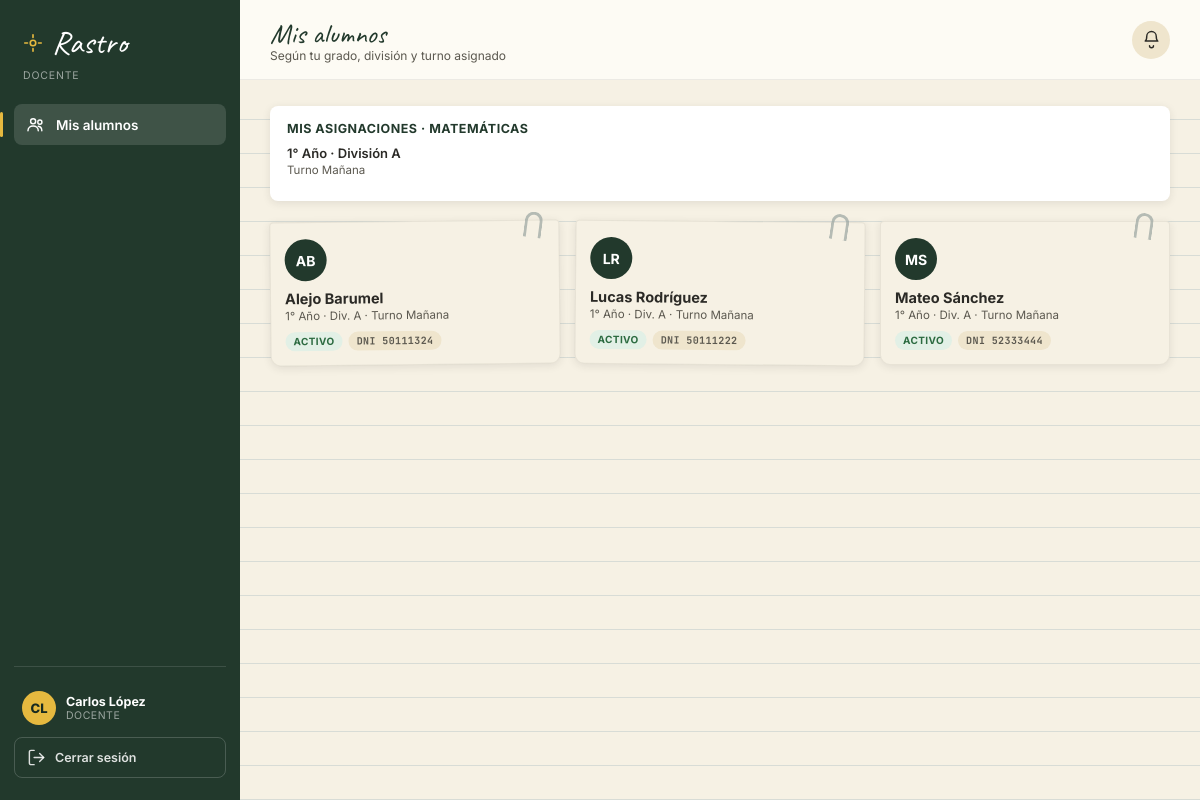
Page /docente/alumnos/ (signed in) on the committed database.
### core/models.py (models this page shows, shortened)
class Usuario(models.Model):
    ROL_DIRECTIVO = "DIRECTIVO"
    ROL_SUPERVISOR = "SUPERVISOR"
    ROL_DOCENTE = "DOCENTE"
    ROL_PADRE = "PADRE"
    ROL_CHOICES = [
        (ROL_DIRECTIVO, "Directivo"),
        (ROL_SUPERVISOR, "Supervisor"),
        (ROL_DOCENTE, "Docente"),
        (ROL_PADRE, "Padre/Tutor"),
    ]
    id_usuario = models.AutoField(primary_key=True)
    nombre_usuario = models.CharField(max_length=100, unique=True)
    contrasena = models.CharField(max_length=255)
    nombre = models.CharField(max_length=100, blank=True, null=True)
    apellido = models.CharField(max_length=100, blank=True, null=True)
    dni = models.CharField(max_length=20, unique=True)
    telefono = models.CharField(max_length=30, blank=True, null=True)
    email = models.CharField(max_length=150, blank=True, null=True)
    rol = models.CharField(max_length=20, choices=ROL_CHOICES)
    class Meta:
        db_table = "USUARIO"
    @property
    def nombre_completo(self):
        return f"{self.nombre or ''} {self.apellido or ''}".strip()
    def iniciales(self):
        n = (self.nombre or "?")[:1]
        a = (self.apellido or "?")[:1]
        return (n + a).upper()

class Docente(models.Model):
    id_docente = models.AutoField(primary_key=True)
    usuario = models.OneToOneField(Usuario, on_delete=models.CASCADE, db_column="id_usuario")
    especialidad = models.CharField(max_length=100, blank=True, null=True)
    class Meta:
        db_table = "DOCENTE"

class AsignacionDocente(models.Model):
    id_asignacion = models.AutoField(primary_key=True)
    docente = models.ForeignKey(Docente, on_delete=models.CASCADE, db_column="id_docente", related_name="asignaciones")
    grado = models.ForeignKey(Grado, on_delete=models.CASCADE, db_column="id_grado")
    division = models.ForeignKey(Division, on_delete=models.CASCADE, db_column="id_division")
    turno = models.ForeignKey(Turno, on_delete=models.CASCADE, db_column="id_turno")
    class Meta:
        db_table = "ASIGNACION_DOCENTE"

class Grado(models.Model):
    id_grado = models.AutoField(primary_key=True)
    nombre_grado = models.CharField(max_length=100)
    class Meta:
        db_table = "GRADO"

class Division(models.Model):
    id_division = models.AutoField(primary_key=True)
    nombre_division = models.CharField(max_length=50)
    grado = models.ForeignKey(Grado, on_delete=models.CASCADE, db_column="id_grado", related_name="divisiones")
    class Meta:
        db_table = "DIVISION"

class Turno(models.Model):
    id_turno = models.AutoField(primary_key=True)
    nombre_turno = models.CharField(max_length=50)
    class Meta:
        db_table = "TURNO"

class Alumno(models.Model):
    ESTADO_ACTIVO = "ACTIVO"
    ESTADO_INACTIVO = "INACTIVO"
    ESTADO_EGRESADO = "EGRESADO"
    ESTADO_BAJA = "BAJA"
    ESTADO_CHOICES = [
        (ESTADO_ACTIVO, "Activo"),
        (ESTADO_INACTIVO, "Inactivo"),
        (ESTADO_EGRESADO, "Egresado"),
        (ESTADO_BAJA, "Baja"),
    ]
    id_alumno = models.AutoField(primary_key=True)
    nombre = models.CharField(max_length=100)
    apellido = models.CharField(max_length=100)
    dni = models.CharField(max_length=20, unique=True)
    foto = models.CharField(max_length=255, blank=True, null=True)
    grado = models.ForeignKey(Grado, on_delete=models.PROTECT, db_column="id_grado")
    division = models.ForeignKey(Division, on_delete=models.PROTECT, db_column="id_division")
    turno = models.ForeignKey(Turno, on_delete=models.PROTECT, db_column="id_turno")
    estado = models.CharField(max_length=20, choices=ESTADO_CHOICES, default=ESTADO_ACTIVO)
    class Meta:
        db_table = "ALUMNO"
        ordering = ["apellido", "nombre"]
    def iniciales(self):
        return (self.nombre[:1] + self.apellido[:1]).upper()

### core/views.py (the view)
# urls.py: path("docente/alumnos/", views.docente_alumnos, name="docente_alumnos"),
@role_required(Usuario.ROL_DOCENTE)
def docente_alumnos(request):
    docente = get_object_or_404(Docente, usuario=request.usuario)
    asignaciones = docente.asignaciones.select_related("grado", "division", "turno")
    filtros = Q()
    for a in asignaciones:
        filtros |= Q(grado=a.grado, division=a.division, turno=a.turno)
    alumnos = Alumno.objects.filter(filtros).select_related("grado", "division", "turno") if asignaciones else Alumno.objects.none()
    no_leidas_por_alumno = set(
        Notificacion.objects.filter(docente=docente, leido=False).values_list("alumno_id", flat=True)
    )
    return render(request, "core/docente_alumnos.html", {
        "docente": docente, "asignaciones": asignaciones, "alumnos": alumnos,
        "no_leidas_por_alumno": no_leidas_por_alumno,
    })

### core/context_processors.py (called while the page is built)
def usuario_actual(request):
    uid = request.session.get("usuario_id")
    if not uid:
        return {}
    usuario = Usuario.objects.filter(pk=uid).first()
    if not usuario:
        return {}
    ctx = {"usuario_actual": usuario}
    if usuario.rol == Usuario.ROL_DOCENTE:
        docente = Docente.objects.filter(usuario=usuario).first()
        if docente:
            notifs = Notificacion.objects.filter(docente=docente).select_related("alumno")
            ctx["notificaciones"] = notifs[:12]
            ctx["notificaciones_no_leidas"] = notifs.filter(leido=False).count()
    return ctx

### core/views.py (called while the page is built)
def get_current_usuario(request):
    uid = request.session.get("usuario_id")
    if not uid:
        return None
    return Usuario.objects.filter(pk=uid).first()

def login_required_custom(view_func):
    @wraps(view_func)
    def wrapper(request, *args, **kwargs):
        usuario = get_current_usuario(request)
        if not usuario:
            return redirect("login")
        request.usuario = usuario
        return view_func(request, *args, **kwargs)
    return wrapper

def role_required(*roles):
    def decorator(view_func):
        @wraps(view_func)
        @login_required_custom
        def wrapper(request, *args, **kwargs):
            if request.usuario.rol not in roles:
                messages.error(request, "No tenés permiso para acceder a esa sección.")
                return redirect(home_url_for(request.usuario))
            return view_func(request, *args, **kwargs)
        return wrapper
    return decorator

### core/templates/core/docente_alumnos.html (shortened to what this page needs)
{% extends "core/base.html" %}
{% block page_title %}Mis alumnos{% endblock %}
{% block page_sub %}Según tu grado, división y turno asignado{% endblock %}
{% block content %}
<div class="block" style="margin-bottom:20px;">
  <h4>Mis asignaciones {% if docente.especialidad %}· {{ docente.especialidad }}{% endif %}</h4>
  {% for s in asignaciones %}
  <div class="list-item">
    <span class="li-title">{{ s.grado.nombre_grado }} · División {{ s.division.nombre_division }}</span>
    <div class="li-sub">Turno {{ s.turno.nombre_turno }}</div>
  </div>
  {% empty %}
  <p class="empty">Sin asignaciones.</p>
  {% endfor %}
</div>
<div class="card-grid">
  {% for a in alumnos %}
  <a class="index-card" href="{% url 'alumno_detail' a.id_alumno %}">
    <div class="clip"></div>
    <div class="avatar">{{ a.iniciales }}</div>
    <div class="aname">{{ a.nombre }} {{ a.apellido }}</div>
    <div class="ameta">{{ a.grado.nombre_grado }} · Div. {{ a.division.nombre_division }} · Turno {{ a.turno.nombre_turno }}</div>
    <div class="pills">
      <span class="pill estado-{{ a.estado }}">{{ a.estado }}</span>
      <span class="pill mono">DNI {{ a.dni }}</span>
    </div>
  </a>
  {% empty %}
  <p class="empty">No hay alumnos en tus asignaciones.</p>
  {% endfor %}
</div>
{% endblock %}

### core/templates/core/base.html (shortened to what this page needs)
{% load static %}
<!DOCTYPE html>
<html lang="es">
<head>
<link rel="stylesheet" href="{% static 'core/css/style.css' %}">
</head>
<body>
<div id="main-app">
  <div class="sidebar">
    <div class="logo">
      <svg class="icon" viewBox="0 0 24 24" style="width:22px;height:22px;stroke:var(--accent);"><circle cx="12" cy="12" r="3"/><path d="M12 3v3M12 18v3M3 12h3M18 12h3"/></svg>
      <span class="txt">Rastro</span>
    </div>
    <div class="logo-sub">{{ usuario_actual.rol }}</div>
    <div id="nav-list">
      {% with url_name=request.resolver_match.url_name %}
      {% if usuario_actual.rol == "PADRE" %}
        <a class="nav-item active" href="{% url 'padre_hijos' %}">
          <svg class="icon" viewBox="0 0 24 24"><circle cx="9" cy="8" r="3.2"/><path d="M2.5 20c0-3.6 2.9-6 6.5-6s6.5 2.4 6.5 6"/><circle cx="17.5" cy="9" r="2.6"/><path d="M15.5 14.3c2.7.4 4.5 2.4 4.5 5.7"/></svg>
          <span class="lbl">Mis hijos</span>
        </a>
      {% elif usuario_actual.rol == "DOCENTE" %}
        <a class="nav-item active" href="{% url 'docente_alumnos' %}">
          <svg class="icon" viewBox="0 0 24 24"><circle cx="9" cy="8" r="3.2"/><path d="M2.5 20c0-3.6 2.9-6 6.5-6s6.5 2.4 6.5 6"/><circle cx="17.5" cy="9" r="2.6"/><path d="M15.5 14.3c2.7.4 4.5 2.4 4.5 5.7"/></svg>
          <span class="lbl">Mis alumnos</span>
        </a>
      {% endif %}
      {% endwith %}
    </div>
    <div class="sidebar-footer">
      <div class="sidebar-user">
        <div class="avatar">{{ usuario_actual.iniciales }}</div>
        <div class="u-info">
          <div class="u-name">{{ usuario_actual.nombre_completo }}</div>
          <div class="u-role">{{ usuario_actual.rol }}</div>
        </div>
      </div>
      <a class="logout-btn" href="{% url 'logout' %}">
        <svg class="icon" viewBox="0 0 24 24" width="16" height="16"><path d="M9 21H5a2 2 0 0 1-2-2V5a2 2 0 0 1 2-2h4"/><path d="M16 17l5-5-5-5"/><path d="M21 12H9"/></svg>
        <span class="lbl">Cerrar sesión</span>
      </a>
    </div>
  </div>
  <div class="content-wrap">
    <div class="topbar">
      <div>
        <div class="page-title">{% block page_title %}{% endblock %}</div>
        <div class="page-sub">{% block page_sub %}{% endblock %}</div>
      </div>
      <div class="topbar-right">
        {% if usuario_actual.rol == "DOCENTE" %}
        <div class="bell-wrap" id="bell-wrap">
          <button type="button" class="bell-btn" onclick="document.getElementById('bell-wrap').classList.toggle('open')">
            <svg class="icon" viewBox="0 0 24 24"><path d="M6 8a6 6 0 1 1 12 0c0 5 2 6 2 6H4s2-1 2-6"/><path d="M9.5 20a2.5 2.5 0 0 0 5 0"/></svg>
          </button>
        </div>
        {% endif %}
      </div>
    </div>
    <main>
      <div class="content-inner">
        {% block content %}{% endblock %}
      </div>
    </main>
  </div>
</div>
</body>
</html>

### rows in the picture
Usuario: rol "DOCENTE", iniciales "CL", nombre_completo "Carlos López"
Docente: especialidad "MATEMÁTICAS"
AsignacionDocente: grado.nombre_grado "1° Año", division.nombre_division "A", turno.nombre_turno "Mañana"
Alumno: iniciales "AB", nombre "Alejo", apellido "Barumel", grado.nombre_grado "1° Año", division.nombre_division "A", turno.nombre_turno "Mañana", estado "ACTIVO", dni "50111324"
Alumno: iniciales "LR", nombre "Lucas", apellido "Rodríguez", grado.nombre_grado "1° Año", division.nombre_division "A", turno.nombre_turno "Mañana", estado "ACTIVO", dni "50111222"
Alumno: iniciales "MS", nombre "Mateo", apellido "Sánchez", grado.nombre_grado "1° Año", division.nombre_division "A", turno.nombre_turno "Mañana", estado "ACTIVO", dni "52333444"
